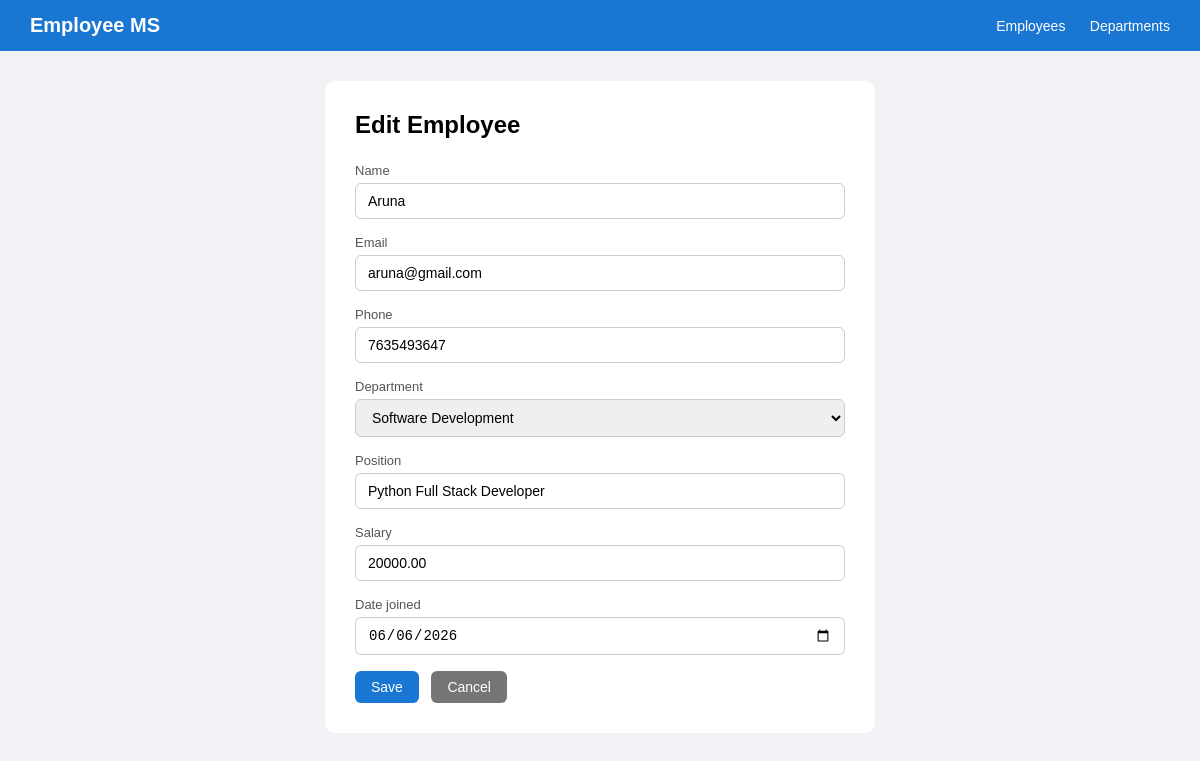
Screenshot of /employee/edit/1/ with the database file from the repository.
### empapp/models.py (models this page shows, shortened)
class Employee(models.Model):
    name=models.CharField(max_length=100)
    email=models.EmailField(unique=True)
    phone=models.CharField(max_length=15)
    department=models.ForeignKey(Department, on_delete=models.SET_NULL, null=True)
    position=models.CharField(max_length=100)
    salary=models.DecimalField(max_digits=10,decimal_places=2)
    date_joined=models.DateField(default='2026-01-01')

### empapp/views.py (the view)
# urls.py: path('employee/edit/<int:pk>/', views.employee_edit, name='employee_edit'),
def employee_edit(request, pk):
    employee = get_object_or_404(Employee, pk=pk)
    if request.method == 'POST':
        form = EmployeeForm(request.POST, instance=employee)
        if form.is_valid():
            form.save()
            return redirect('employee_list')
    else:
        form = EmployeeForm(instance=employee)
    return render(request, 'employee_form.html', {'form': form, 'title': 'Edit Employee'})

### empapp/forms.py
class EmployeeForm(forms.ModelForm):
    class Meta:
        model = Employee
        fields = ['name', 'email', 'phone', 'department', 'position', 'salary', 'date_joined']
        widgets = {
            'date_joined': forms.DateInput(attrs={'type': 'date'}),
        }

### empapp/models.py (called while the page is built)
    def __str__(self):
        return self.name

### empapp/templates/employee_form.html (shortened to what this page needs)
{% extends 'base.html' %}
{% block content %}
<div class="card">
  <h2 style="margin-bottom:24px;">{{ title }}</h2>
  <form method="post">
    {% for field in form %}
    <div class="form-group">
      <label>{{ field.label }}</label>
      {{ field }}
    </div>
    {% endfor %}
    <button class="btn btn-primary" type="submit">Save</button>
    <a href="/" class="btn btn-secondary" style="margin-left:8px;">Cancel</a>
  </form>
</div>
{% endblock %}

### empapp/templates/base.html (style rules this page uses)
* { margin: 0; padding: 0; box-sizing: border-box; }
body { font-family: Arial, sans-serif; background: #f0f2f5; }
.btn { padding: 8px 16px; border-radius: 6px; border: none; cursor: pointer; font-size: 14px; text-decoration: none; display: inline-block; }
.btn-primary { background: #1976d2; color: white; }
.btn-secondary { background: #757575; color: white; }
.card { background: white; border-radius: 10px; padding: 30px; max-width: 550px; margin: 0 auto; }
.form-group { margin-bottom: 16px; }
.form-group label { display: block; font-size: 13px; color: #555; margin-bottom: 5px; }
.form-group input, .form-group select, .form-group textarea { width: 100%; padding: 9px 12px; border: 1px solid #ccc; border-radius: 6px; font-size: 14px; }

### rows the page displays
Employee: form "Aruna" "aruna@gmail.com" "7635493647" "Software Development" "Python Full Stack Developer" "20000.00" "06/06/2026"

### other values shown
{{ title }} "Edit Employee"
{{ field.label }} "Name" "Email" "Phone" "Department" "Position" "Salary" "Date joined"
